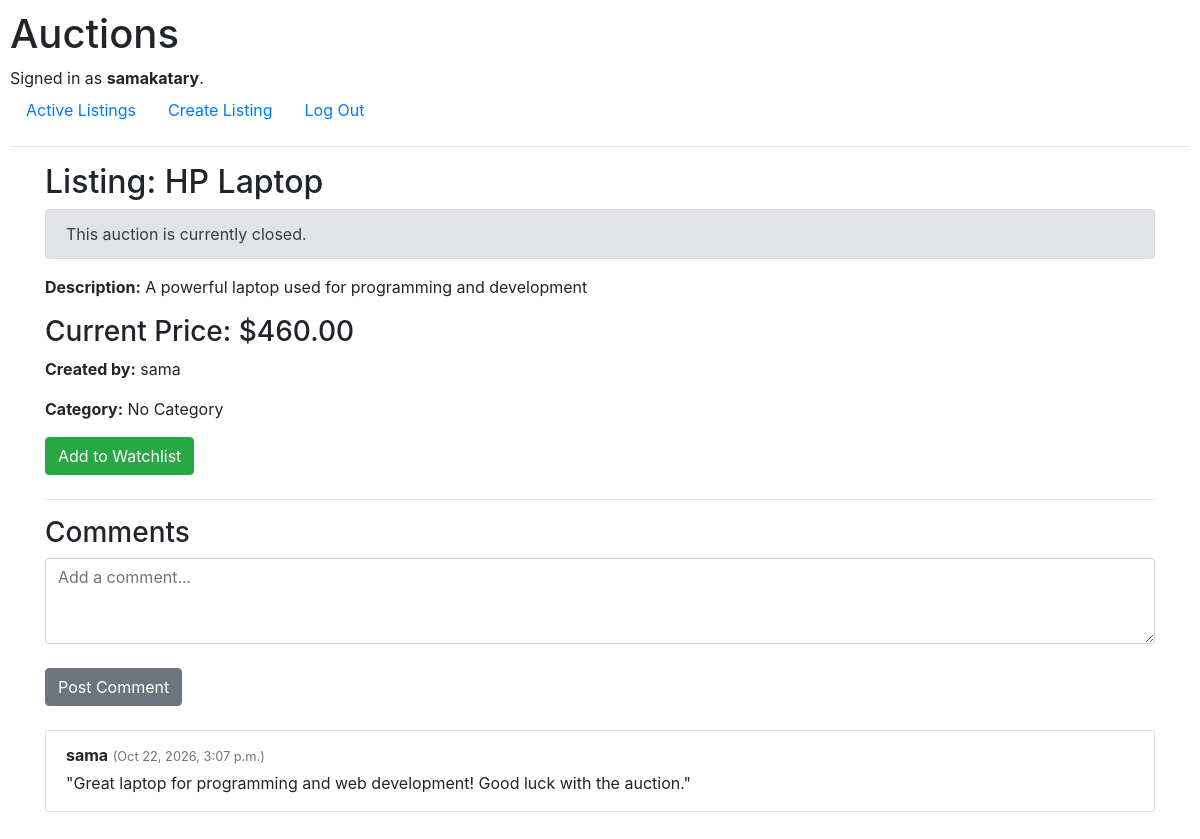
The app's page /listing/1 (signed in) with its own data.
### auctions/models.py (models this page shows, shortened)
class User(AbstractUser):
    watchlist = models.ManyToManyField('Listing', blank=True, related_name="watchlist_users")

class Listing(models.Model):
    title = models.CharField(max_length=64)
    description = models.TextField()
    price = models.DecimalField(max_digits=10, decimal_places=2) # السعر الابتدائي أو الحالي
    image_url = models.CharField(max_length=800, blank=True, null=True) # رابط الصورة (اختياري)
    category = models.ForeignKey(Category, on_delete=models.SET_NULL, blank=True, null=True, related_name="listings")
    owner = models.ForeignKey(User, on_delete=models.CASCADE, related_name="listings")
    is_active = models.BooleanField(default=True) # لتحديد ما إذا كان المزاد نشطاً أم مغلقاً

class Comment(models.Model):
    message = models.TextField() # نص التعليق
    user = models.ForeignKey(User, on_delete=models.CASCADE, related_name="comments")
    listing = models.ForeignKey(Listing, on_delete=models.CASCADE, related_name="comments")
    created_at = models.DateTimeField(auto_now_add=True)

### auctions/views.py (the view, shortened to what this page needs)
# urls.py: path("listing/<int:listing_id>", views.listing_page, name="listing_page"),
@login_required
def listing_page(request, listing_id):
  listing = get_object_or_404(Listing, pk=listing_id)
  in_watchlist = False
  if request.user.is_authenticated:
    in_watchlist = request.user.watchlist.filter(pk=listing.id).exists()
  highest_bid = listing.bids.order_by("-bid").first()
  is_winner = False
  if not listing.is_active and highest_bid and highest_bid.user == request.user:
    is_winner = True
  return render(
      request,
      "auctions/listing.html",
      {
          "listing": listing,
          "in_watchlist": in_watchlist,
          "comments": listing.comments.all(),
          "is_winner": is_winner,
      },
  )

### auctions/templates/auctions/listing.html (shortened to what this page needs)
{% extends "auctions/layout.html" %}
{% block body %}
    <div class="container">
        <h2>Listing: {{ listing.title }}</h2>
        {% if not listing.is_active %}
            <div class="alert alert-secondary" role="alert">
                This auction is currently closed.
            </div>
        {% endif %}
        <p><strong>Description:</strong> {{ listing.description }}</p>
        <h3>Current Price: ${{ listing.price }}</h3>
        <p><strong>Created by:</strong> {{ listing.owner.username }}</p>
        <p><strong>Category:</strong> {% if listing.category %}{{ listing.category.category_name }}{% else %}No Category{% endif %}</p>
        {% if user.is_authenticated %}
            <form action="{% url 'toggle_watchlist' listing.id %}" method="POST" class="mb-3">
                {% if in_watchlist %}
                    <button type="submit" class="btn btn-danger">Remove from Watchlist</button>
                {% else %}
                    <button type="submit" class="btn btn-success">Add to Watchlist</button>
                {% endif %}
            </form>
        {% endif %}
        <hr class="mt-4">
        <h3>Comments</h3>
        {% if user.is_authenticated %}
            <form action="{% url 'listing_page' listing.id %}" method="POST" class="mb-4">
                <div class="form-group">
                    <textarea class="form-control" name="comment_message" rows="3" placeholder="Add a comment..." required></textarea>
                </div>
                <button type="submit" class="btn btn-secondary mt-2">Post Comment</button>
            </form>
        {% endif %}
        <div class="list-group mb-4">
            {% for comment in comments %}
                <div class="list-group-item mb-2">
                    <p class="mb-1"><strong>{{ comment.user.username }}</strong> <small class="text-muted">({{ comment.created_at|date:"M d, Y, P" }})</small></p>
                    <p class="mb-1">{{ comment.message }}</p>
                </div>
            {% empty %}
                <p class="text-muted">No comments yet. Be the first to comment!</p>
            {% endfor %}
        </div>
    </div>
{% endblock %}

### auctions/templates/auctions/layout.html (shortened to what this page needs)
{% load static %}
<!DOCTYPE html>
<html lang="en">
    <head>
        <link rel="stylesheet" href="https://stackpath.bootstrapcdn.com/bootstrap/4.4.1/css/bootstrap.min.css">
        <link href="{% static 'auctions/styles.css' %}" rel="stylesheet">
    </head>
    <body>
        <h1>Auctions</h1>
        <div>
            {% if user.is_authenticated %}
                Signed in as <strong>{{ user.username }}</strong>.
            {% else %}
                Not signed in.
            {% endif %}
        </div>
        <ul class="nav">
            <li class="nav-item">
                <a class="nav-link" href="{% url 'index' %}">Active Listings</a>
            </li>
            {% if user.is_authenticated %}
                <li class="nav-item">
                    <a class="nav-link" href="{% url 'create_listing' %}">Create Listing</a>
                </li>
                <li class="nav-item">
                    <a class="nav-link" href="{% url 'logout' %}">Log Out</a>
                </li>
            {% endif %}
        </ul>
        <hr>
        {% block body %}
        {% endblock %}
    </body>
</html>

### auctions/static/auctions/styles.css (style rules this page uses)
body { padding: 10px; }

### records on screen
User: username "samakatary"
Listing: title "HP Laptop", description "A powerful laptop used for programming and development", price "460.00", owner.username "sama"
Comment: user.username "sama", created_at "Oct 22, 2026, 3:07 p.m.", message "\"Great laptop for programming and web development! Good luck with the auction.\""
